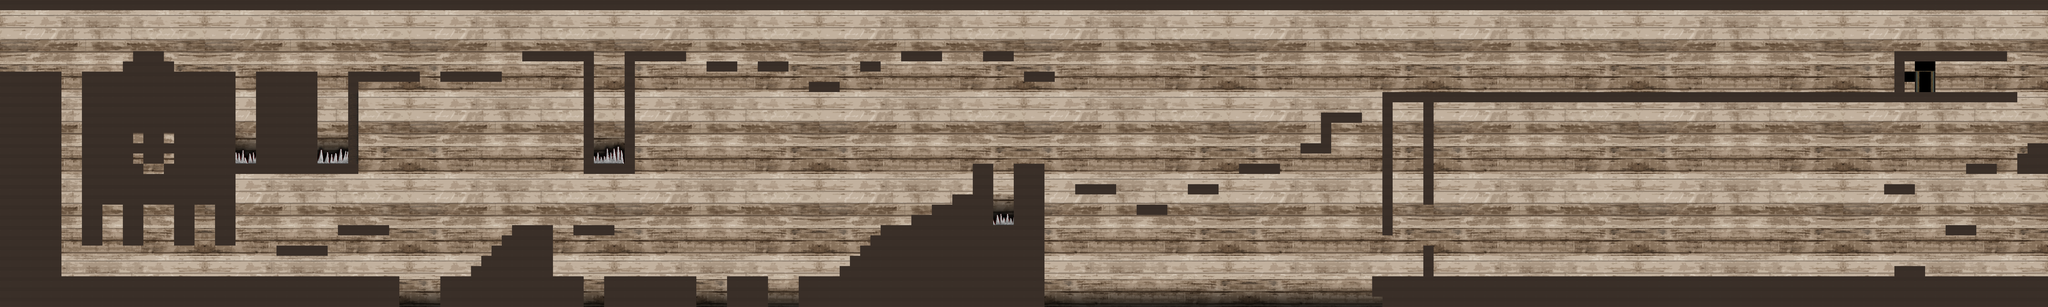

A level layout from a 2D game, rendered from its tile map. Below: a short description, then the map file with tile-grid data replaced by summaries:
An orthogonal 200x30 tile map with 32x32 px tiles, 2 tile layers (background-tiles, wall-tiles), 5 tilesets and 77 objects.

<map version="1.0" orientation="orthogonal" renderorder="right-down" width="200" height="30" tilewidth="32" tileheight="32" nextobjectid="93">
 <tileset firstgid="1" name="lighterTile2" tilewidth="32" tileheight="32" tilecount="1040" columns="40">
  <image source="lighterBrick_Stage2.png" width="1280" height="832" />
 </tileset>
 <tileset firstgid="1041" name="houseDark" tilewidth="32" tileheight="32" tilecount="117" columns="9">
  <image source="tilesetHouseDark.png" width="288" height="416" />
 </tileset>
 <tileset firstgid="1158" name="bg" tilewidth="32" tileheight="32" tilecount="160" columns="20">
  <image source="seina640c.png" width="640" height="287" />
 </tileset>
 <tileset firstgid="1318" name="seina640rotko" tilewidth="32" tileheight="32" tilecount="160" columns="20">
  <image source="seina640rotko.png" width="640" height="287" />
 </tileset>
 <tileset firstgid="1478" name="seina640spike" tilewidth="32" tileheight="32" tilecount="160" columns="20">
  <image source="seina640spike.png" width="640" height="287" />
 </tileset>
 <layer name="background-tiles" width="200" height="30">
  <data>[6000 cells, 6000 non-empty, 262 distinct tile ids]</data>
 </layer>
 <layer name="wall-tiles" width="200" height="30">
  <data>[6000 cells, 1490 non-empty, 6 distinct tile ids]</data>
 </layer>
 <objectgroup name="wall-rectangles">
  <object id="11" x="4" y="227" width="187" height="730" />
  <object id="12" x="192" y="868" width="1056" height="90" />
  <object id="13" x="257" y="227" width="475" height="412" />
  <object id="14" x="384" y="195" width="158" height="28" />
  <object id="15" x="417" y="163" width="95" height="29" />
  <object id="18" x="546" y="643" width="60" height="118" />
  <object id="19" x="386" y="643" width="60" height="119" />
  <object id="20" x="260" y="643" width="57" height="120" />
  <object id="21" x="865" y="770" width="158" height="28" />
  <object id="22" x="1057" y="707" width="159" height="29" />
  <object id="24" x="802" y="226" width="189" height="29" />
  <object id="25" x="802" y="260" width="188" height="248" />
  <object id="26" x="737" y="513" width="382" height="29" />
  <object id="27" x="1089" y="226" width="30" height="284" />
  <object id="28" x="1122" y="226" width="187" height="29" />
  <object id="29" x="1378" y="227" width="188" height="29" />
  <object id="31" x="1636" y="163" width="218" height="30" />
  <object id="32" x="1825" y="193" width="29" height="349" />
  <object id="33" x="1854" y="515" width="129" height="28" />
  <object id="34" x="1954" y="194" width="29" height="320" />
  <object id="35" x="1953" y="163" width="189" height="28" />
  <object id="36" x="2210" y="195" width="94" height="27" />
  <object id="37" x="2370" y="195" width="93" height="28" />
  <object id="38" x="2531" y="259" width="91" height="30" />
  <object id="39" x="2689" y="196" width="62" height="28" />
  <object id="40" x="2814" y="164" width="130" height="29" />
  <object id="41" x="3073" y="163" width="94" height="27" />
  <object id="42" x="3201" y="227" width="95" height="29" />
  <object id="43" x="1377" y="866" width="446" height="90" />
  <object id="44" x="1473" y="835" width="41" height="28" />
  <object id="45" x="1506" y="803" width="34" height="30" />
  <object id="46" x="1537" y="771" width="40" height="31" />
  <object id="47" x="1571" y="739" width="32" height="30" />
  <object id="48" x="1601" y="706" width="126" height="158" />
  <object id="49" x="1792" y="707" width="128" height="26" />
  <object id="50" x="1889" y="868" width="285" height="88" />
  <object id="51" x="2271" y="868" width="126" height="91" />
  <object id="52" x="2497" y="867" width="251" height="89" />
  <object id="53" x="3170" y="515" width="93" height="441" />
  <object id="54" x="3044" y="514" width="58" height="187" />
  <object id="55" x="2753" y="706" width="412" height="251" />
  <object id="56" x="2849" y="675" width="69" height="27" />
  <object id="57" x="2913" y="643" width="64" height="30" />
  <object id="58" x="2978" y="611" width="68" height="31" />
  <object id="59" x="2722" y="739" width="35" height="29" />
  <object id="60" x="2690" y="771" width="35" height="36" />
  <object id="61" x="2658" y="803" width="36" height="32" />
  <object id="62" x="2626" y="835" width="32" height="31" />
  <object id="63" x="3360" y="579" width="128" height="29" />
  <object id="64" x="3553" y="643" width="93" height="29" />
  <object id="65" x="3713" y="579" width="94" height="27" />
  <object id="66" x="3873" y="515" width="127" height="31" />
  <object id="67" x="4065" y="451" width="63" height="27" />
  <object id="68" x="4127" y="355" width="30" height="123" />
  <object id="69" x="4156" y="355" width="100" height="28" />
  <object id="70" x="4322" y="291" width="1978" height="26" />
  <object id="71" x="5920" y="163" width="350" height="22" />
  <object id="72" x="5920" y="185" width="34" height="103" />
  <object id="73" x="4322" y="315" width="30" height="419" />
  <object id="74" x="4450" y="318" width="30" height="320" />
  <object id="75" x="4450" y="771" width="29" height="93" />
  <object id="76" x="4290" y="867" width="2105" height="91" />
  <object id="77" x="5921" y="831" width="93" height="33" />
  <object id="78" x="6081" y="707" width="92" height="26" />
  <object id="79" x="5886" y="579" width="93" height="26" />
  <object id="80" x="6148" y="515" width="88" height="26" />
  <object id="83" x="6304" y="484" width="89" height="60" />
  <object id="84" x="6339" y="452" width="54" height="30" />
  <object id="92" x="674" y="642" width="59" height="119" />
  <object id="1" x="-2" y="33" width="6" height="189" />
  <object id="8" x="6396" y="34" width="2" height="827" />
  <object id="9" x="2" y="0" width="6396" height="28" />
 </objectgroup>
 <objectgroup name="goal-rectangle">
  <object id="10" x="5969.55" y="204.457" width="77.0299" height="75.9559" rotation="0.847134" />
 </objectgroup>
 <objectgroup name="spike-rectangles">
  <object id="87" x="746" y="497" width="44" height="8" />
  <object id="88" x="1006" y="499" width="62" height="7" />
  <object id="89" x="1876" y="498" width="56" height="7" />
  <object id="90" x="3119" y="687" width="36" height="9" />
 </objectgroup>
</map>